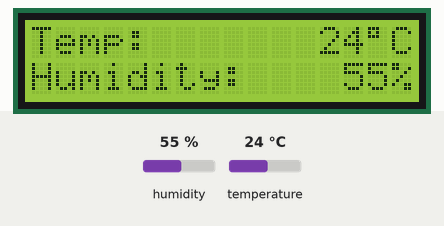
Recording of a sketch running on a simulated Arduino Uno, built with avr-gcc and run on an emulated ATmega328P. Parts: 16×2 character LCD. The inputs (shaded band) are chosen by the test bench; at power-on: humidity 55 %, temperature 24 °C. What the sketch prints to the serial monitor is not drawn.

Above: at 1.2 s.
1.3 s: humidity set to 22 %
At 3.2 s:
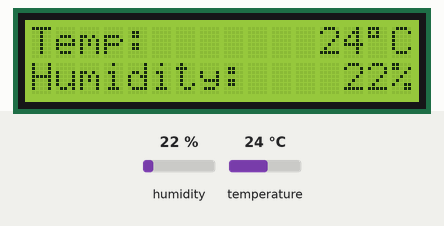
4.0 s: temperature set to 12 °C
At 4.5 s:
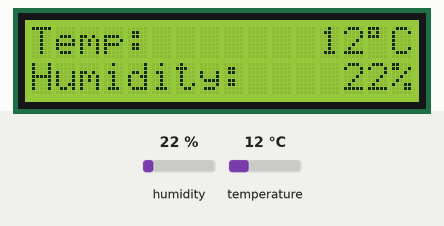
6.7 s: humidity set to 40 %
At 9.3 s:
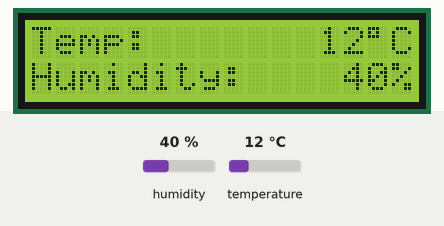
9.6 s: temperature set to 19 °C
At 10.6 s:
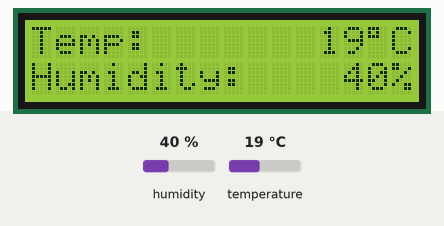
Timing chart, 0 to 12.6 s (numbered marks = the images above; inputs shaded):
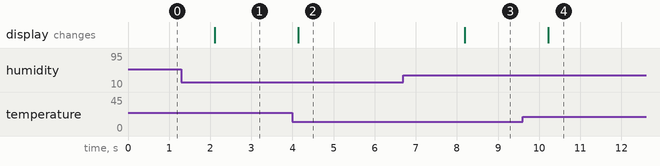

Measured:
- after the input at 1.3 s, the display: changes after 0.82 s (image 1)
- after the input at 4.0 s, the display: changes after 0.14 s (image 2)
- after the input at 6.7 s, the display: changes after 1.5 s (image 3)
- after the input at 9.6 s, the display: changes after 0.62 s (image 4)

The sketch:

WeatherStation.ino
```cpp
#include <LiquidCrystal.h>
#include <DHT.h>

#define DHTPIN 6
#define DHTTYPE DHT11

// Initialize LCD display.
LiquidCrystal lcd(7,8,9,10,11,12);
// Initialize DHT sensor.
DHT dht(DHTPIN, DHTTYPE);

void setup() {
  //start het LCD-scherm en zet daar de tekst nog zonder waarden neer
  lcd.begin(16,2);
  lcd.setCursor(0,0);
  lcd.write("Temp: ");
  lcd.setCursor(0,1);
  lcd.write("Humidity: ");

  dht.begin();

  Serial.begin(9600);
  Serial.println("WeatherStation:");
}

void loop() {
  readDHT();

  // Wait a few seconds between measurements.
  delay(2000);
}

//functie voor het aflezen van de luchtvochtigheid en temperatuur
void readDHT() {
  // Reading temperature or humidity takes about 250 milliseconds!
  // Sensor readings may also be up to 2 seconds 'old' (its a very slow sensor)
  int h = dht.readHumidity();
  // Read temperature as Celsius (the default)
  int t = dht.readTemperature();

  // Check if any reads failed and exit early (to try again).
  if (isnan(h) || isnan(t)) {
    Serial.println("Failed to read from DHT sensor!");
    return;
  }

  //schrijft tekst met gelezen waarden naar scherm
  Serial.print("Humidity: ");
  Serial.print(h);
  Serial.println(" %\t");
  Serial.print("Temperature: ");
  Serial.print(t);
  Serial.println(" *C");

  if (t < 10) {
    lcd.setCursor(13,0);
  } else {
    lcd.setCursor(12,0);
  }
  lcd.print(t);
  lcd.print((char) 223);
  lcd.print("C");

  if (h < 100) {
    if (h < 10) {
      lcd.setCursor(14,1);
    } else {
      lcd.setCursor(13,1);
    }
  } else {
    lcd.setCursor(12,1);
  }
  lcd.print(h);
  lcd.print("%");
}
```
